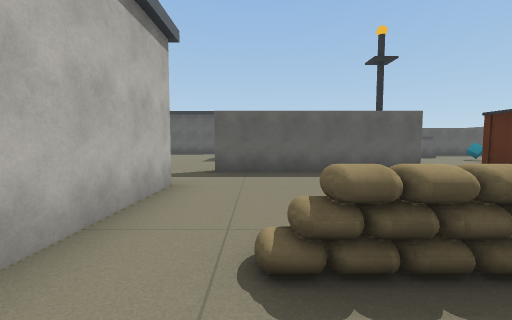
View 1 (above)

24 first-person views from a walk through a Unity game level. The camera is 1.5 m above the floor, tilts 4° down and sees 90° across. The floor is counted in squares, 2 m on a side. Each view is taken from the middle of a square. On the plan, view 1 faces up. The plan holds only what a view shows up to about 9 squares ahead; the rest is blank. The player is left out.

View 2
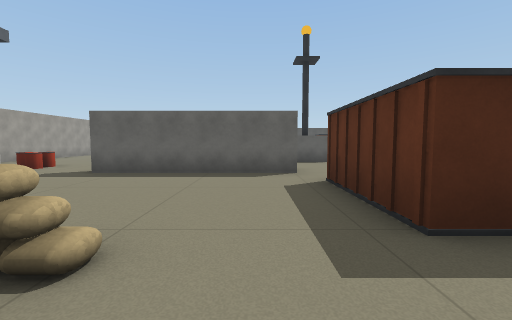

View 3
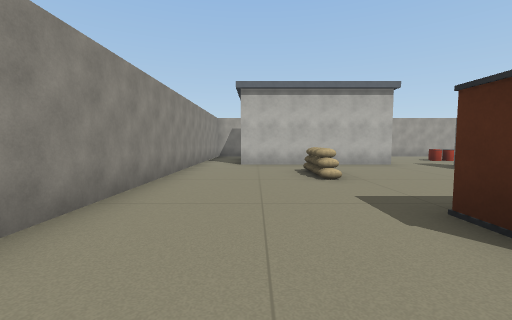

View 4
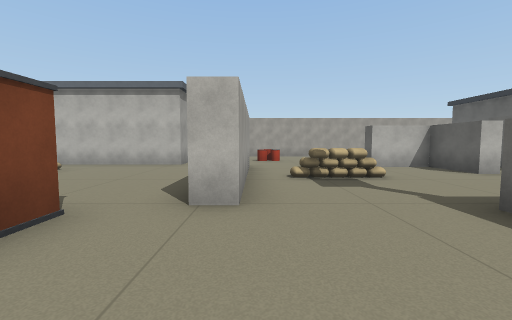

View 5
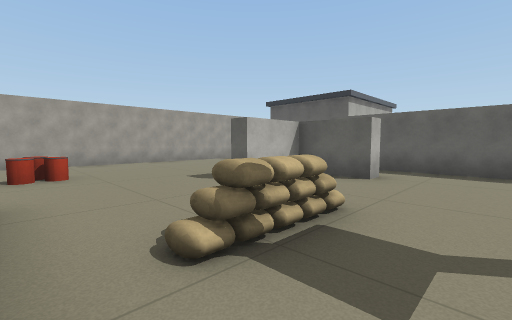

View 6
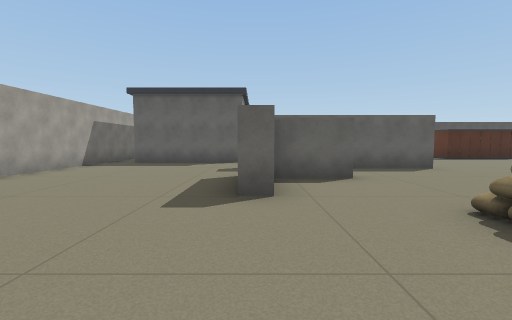

View 7
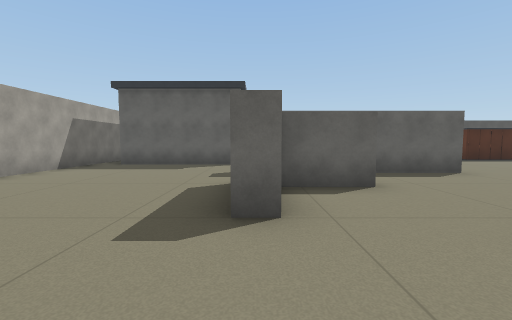

View 8
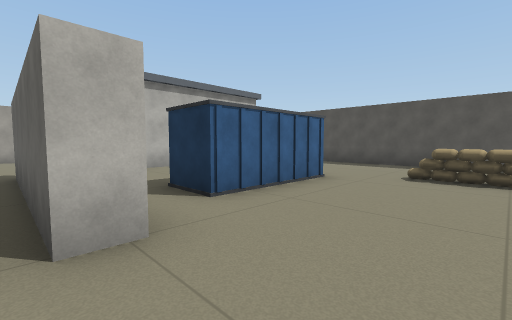

View 9
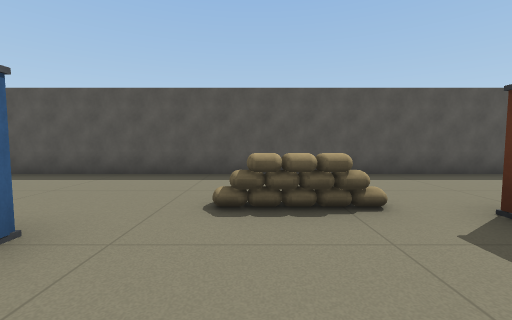

View 10
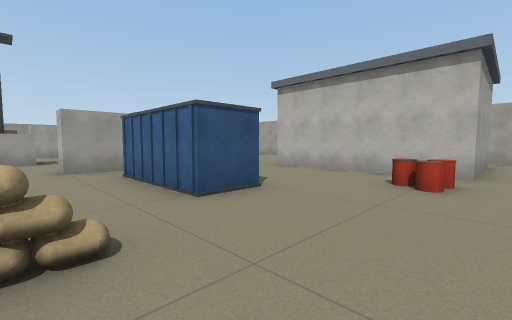

View 11
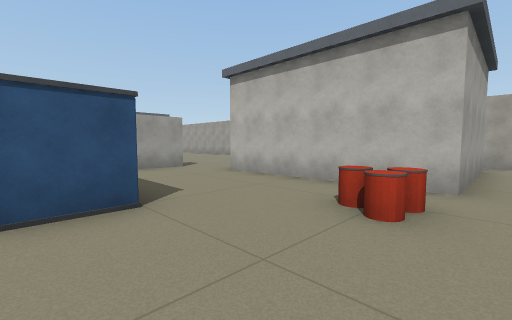

View 12
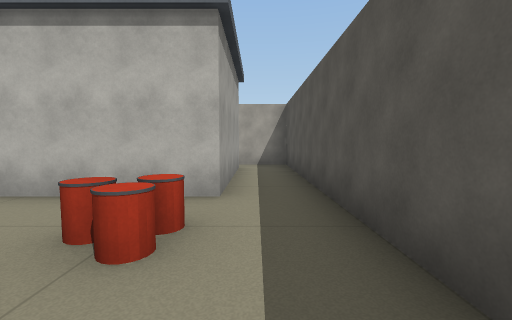

View 13
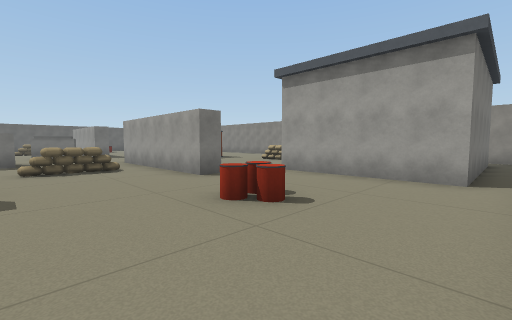

View 14
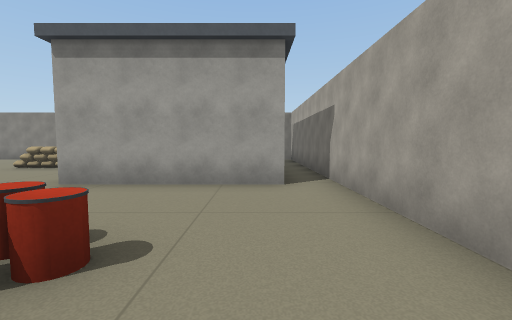

View 15
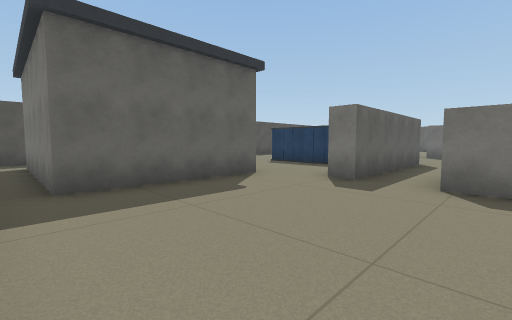

View 16
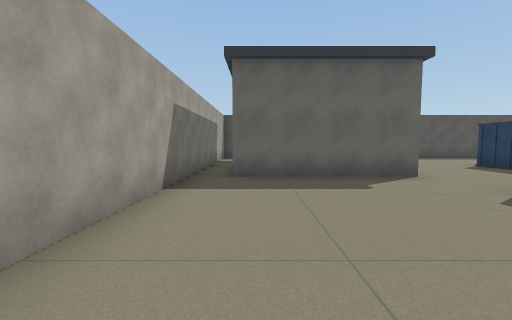

View 17
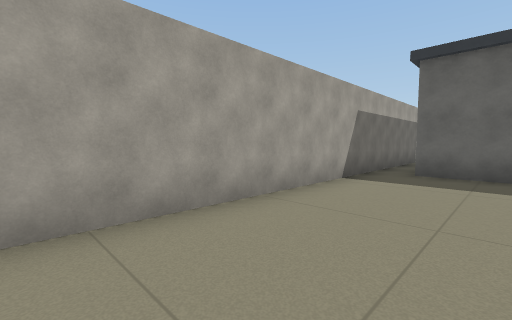

View 18
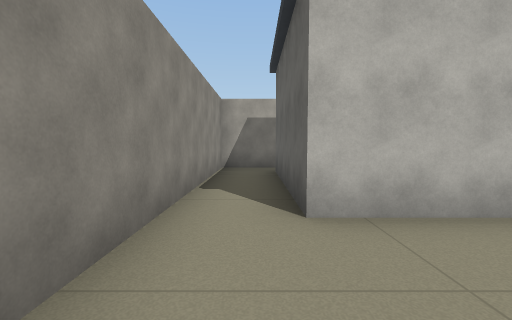

View 19
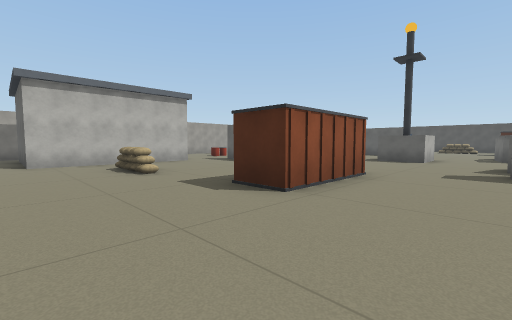

View 20
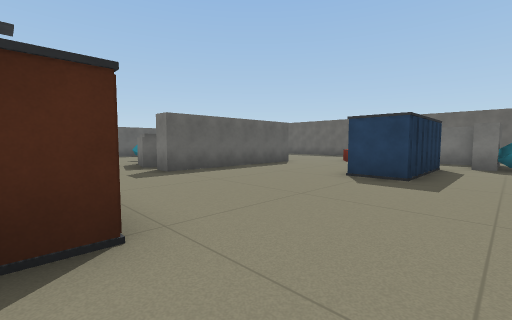

View 21
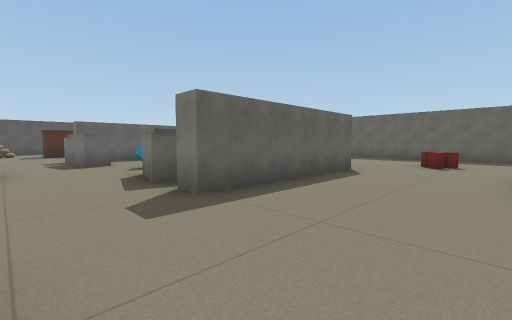

View 22
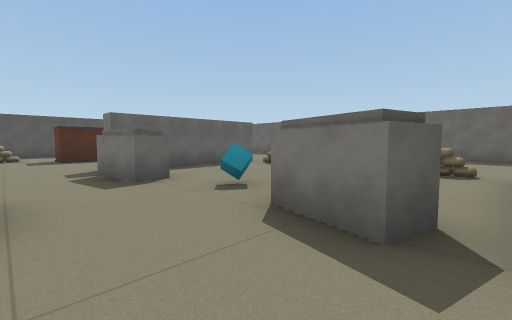

View 23
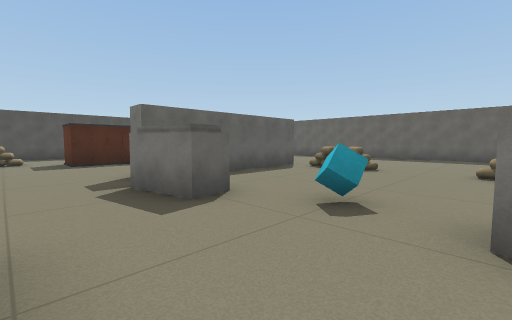

View 24
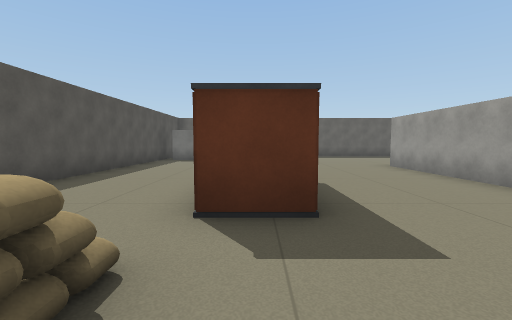

### Floor plan
Points are (right, up) in squares from view 1. A wall is a line through its corners. A room is listed if a view was taken in it or the views show most of it. See-through windows are left out.
Room 1 (views 1, 2, 3, 4, 5, 6, 7, 8, 9, 10, 11, 12, 13, 14, 15, 16, 17, 18, 19, 20, 21, 22, 23, 24)
walls: (4.1, 11.3) (5.1, 11.3); (4, 6.8) (4, 6.2) (-1, 6.2) (-1, 6.8) (4, 6.8); (9.1, 14.8) (13, 14.8); (2.6, 14.8) (4, 14.8) (4, 14.2) (-1, 14.2) (-1, 14.8) (0.4, 14.8); (1, 12.9) (1, 12.3) (-0.7, 12.3) (-0.7, 10.5) (-1.2, 10.5); (13.1, 6.2) (8, 6.2) (8, 6.9); (13, 14.2) (9.5, 14.2); (-1.2, 11.9) (-1.2, 12.8); (18.5, 6.9) (18.5, 7.4); (15.8, 0.9) (15.8, 1.8); (16.2, 0.2) (14, 0.2) (14, 0.8); (18.5, 2.9) (18.5, 3.4); (-5.5, 4.5) (-1.5, 4.5) (-1.5, -0.5); (-1.5, 21.5) (-1.5, 16.5) (-5.5, 16.5) (-5.5, 21.5); (-1.6, -2) (5.1, -2); (14.1, 23) (-1.5, 23); (-6.5, 21.5) (-6.5, 4.5)
ways out: opening at (-6, 4) to room 2; opening at (-2, -1) to room 2; opening at (-6, 22) to room 3; opening at (-2, 22) to room 3
objects: other object (-4, 7) to (-3, 8); other object (0, 1) to (2, 1); other object (0, 21); other object (1, 8) to (1, 9); other object (2, 16) to (3, 19); other object (5, 2) to (5, 5); other object (5, 20) to (6, 20); other object (8, 8) to (9, 9); other object (8, 12) to (8, 13); other object (8, 19) to (10, 19); other object (9, 10); other object (11, 2) to (13, 2); other object (13, 8) to (13, 9); other object (13, 12) to (13, 13); other object (15, 4) to (15, 5)
Room 2 (no view inside)
walls: (-6.5, 4.5) (-6.5, -2) (-1.6, -2); (-1.5, -0.5) (-5.5, -0.5) (-5.5, 4.5)
ways out: opening at (-6, 4) to room 1; opening at (-2, -1) to room 1
Room 3 (no view inside)
walls: (-5.5, 21.5) (-1.5, 21.5); (-1.5, 23) (-6.5, 23) (-6.5, 21.5)
ways out: opening at (-6, 22) to room 1; opening at (-2, 22) to room 1

Positions as (right, up) in squares from view 1, and headings:
1: (0, 0), facing up
2: (3, 0), facing up
3: (7, 0), facing left
4: (7, 7), facing left
5: (3, 7), facing up-left
6: (-1, 7), facing up
7: (-1, 8), facing up
8: (6, 14), facing up-left
9: (5, 17), facing up
10: (5, 22), facing down-left
11: (3, 22), facing down-left
12: (2, 22), facing left
13: (-6, 10), facing down-right
14: (-5, 9), facing down
15: (-6, 12), facing up-right
16: (-5, 11), facing up
17: (-4, 10), facing up-left
18: (1, -1), facing left
19: (8, -1), facing up-left
20: (5, 0), facing up-right
21: (6, 3), facing up-right
22: (6, 7), facing up-right
23: (6, 9), facing up-right
24: (5, 19), facing right
